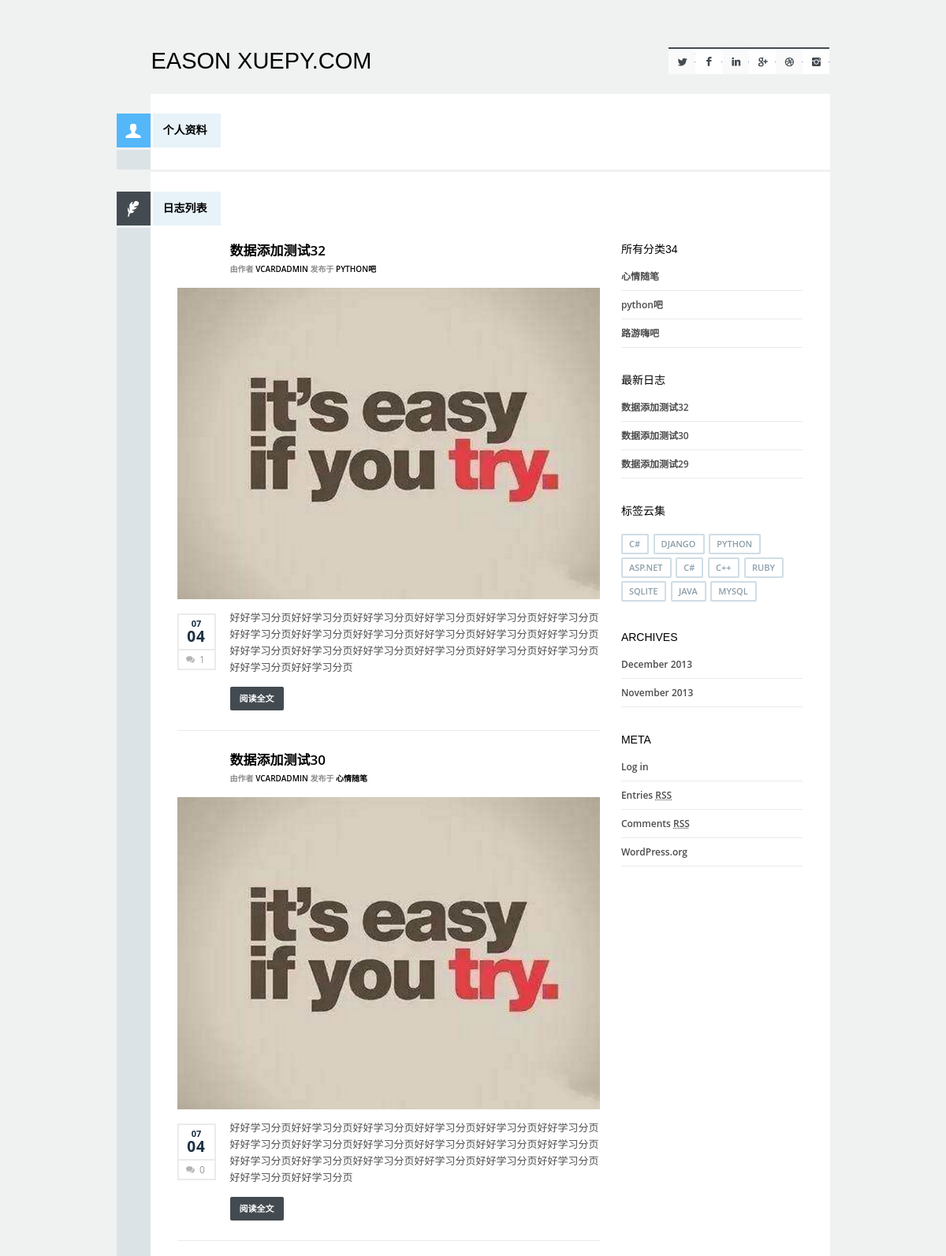
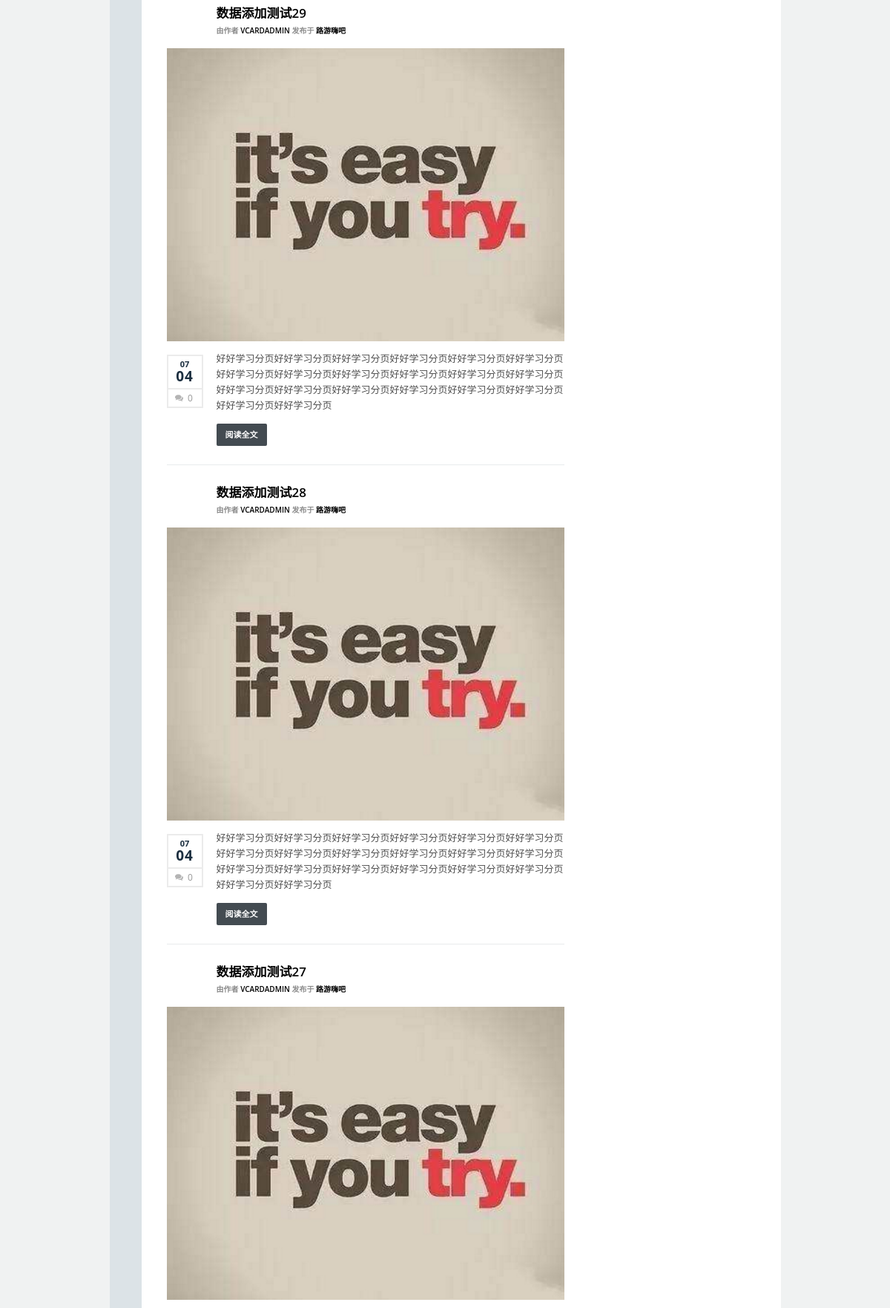
Screenshot of /blog/ (upper part) with the database file from the repository (2 pictures, top to bottom).
### blog/models.py (models this page shows, shortened)
class Post(models.Model):
    STATUS_CHOICES=(
        ('draft','草稿'),
        ('published','发布'),
    )
    title=models.CharField('文章标题',max_length=200)
    slug=models.SlugField('url缩写',max_length=100,unique_for_date='publish')
    category=models.ForeignKey(Category,related_name='blog_posts',null=True,on_delete=models.SET_NULL)
    author=models.ForeignKey(User,related_name='blog_posts',null=True,on_delete=models.SET_NULL)
    body=models.TextField('正文')
    image=models.ImageField('图片',null=True,blank=True,upload_to='uploads/')
    publish=models.DateTimeField('发布时间',default=timezone.now)
    created=models.DateTimeField('创建时间',auto_now_add=True)
    updated=models.DateTimeField('更新时间',auto_now=True)
    status=models.CharField('文章状态',choices=STATUS_CHOICES,default='draft',max_length=100)
    tags=TaggableManager()
    class Meta:
        ordering=['-publish']

class Category(models.Model):
    name=models.CharField('分类名',max_length=50)
    slug=models.SlugField('url缩写',max_length=100)
    description=models.TextField('备注说明',max_length=300,null=True)

### blog/views.py (the view)
# urls.py: path('',blog_list,name='blog_list'),
def blog_list(request,cslug=None):
    object_list=Post.objects.filter(status='published')
    if cslug:
        category=get_object_or_404(Category,slug=cslug)
        object_list=object_list.filter(category=category)
    paginator=Paginator(object_list,5)
    page=request.GET.get('page')
    try:
        posts=paginator.page(page)
    except PageNotAnInteger:
        posts=paginator.page(1)
    except EmptyPage:
        posts=paginator.page(paginator.num_pages)
    return render(request,'blog/blog-list.html',{'page':page,'posts':posts,'paginator':paginator})

### blog/templatetags/blog_tags.py (called while the page is built)
@register.simple_tag
def total_posts():
    return Post.objects.filter(status='published').count()

@register.inclusion_tag('blog/latest_posts.html')
def show_latest_posts(count=5):
    latest_posts=Post.objects.filter(status='published').order_by('-publish')[:count]
    return {'latest_posts':latest_posts}

@register.simple_tag
def get_all_categories():
    return Category.objects.all()

@register.simple_tag
def get_all_tags():
    return Tag.objects.all()

### templates/blog/blog-list.html (shortened to what this page needs)
{% extends "base.html" %}
{% load blog_tags %}
{% block content %}
<section id="profile" class="item">
        <h2 class="item-title"><a href="/"><span class="title">个人资料</span><span class="icon-user"></span></a></h2>
        <div class="item-border"><span></span></div>
    </section>
    <section id="blog" class="item">
        <h2 class="item-title"><a href="http://vcard.royalmasters.net/blog"><span class="title">日志列表</span> <span class="icon-blog"></span></a></h2>
        <div class="item-cont clearfix">
            <div class="col535 fl-left">
                {% for post  in posts %}
                <article class="entry-box">
                    <header class="entry-header">
                        <h2 class="post-title"><a href="{% url 'blog:blog_detail' post.slug %}">{{ post.title }}</a></h2>
                        <div class="post-info">
                            由作者 <a href="#" title="Posts by admin" rel="author">{{post.author }}</a> 发布于
                            <a href="#" title="View all posts in Creative" rel="category tag">{{post.category.name }}</a>
                        </div>
                    </header>
                    <div class="entry-content">
                        {% if post.image %}
                            <div class="entry-photo"><img src="/media/{{ post.image }}" alt="{{post.title}}" /></div>
                        {% endif %}
                        <div class="clearfix">
                            <div class="entry-data">
                                <span class="month">{{ post.publish|date:'m'}}</span>
                                <span class="day">{{ post.publish|date:'d' }}</span>
                                <a href="#" class="comments-link">{{ post.comments.count }}</a>
                            </div>
                            <div class="entry-text">
                                <div><p>{{ post.body|truncatewords:40|safe }}</p>
                                </div>
                            </div>
                        </div>
                    </div>
                    <footer><a class="entry-more btn" href="{% url 'blog:blog_detail' post.slug %}">阅读全文</a></footer>
                </article>
                {% endfor %}
            </div>
            <div class="col230 fl-right">
                <aside id="sidebar">
                    <div class="widget">
                        <h2>所有分类{% total_posts %}</h2>
                        {% get_all_categories as categories %}
                        <ul>
                            {% for c in categories  %}
                                <li><a href="{% url 'blog:blog_list_by_cslug' c.slug  %}" title="View all posts filed under Audio">{{c.name }}</a></li>
                            {% endfor %}
                        </ul>
                    </div>
                    {% show_latest_posts 3 %}
                    <div class="widget">
                        <h2>标签云集</h2>
                        {% get_all_tags as tags %}
                        <div class="tagcloud">
                            {% for tag in tags %}
                                <a href="{% url 'blog:blog_list_by_tag' %}?tag={{ tag }}" title="audio">{{tag }}</a>
                            {% endfor %}
                        </div>
                    </div>
                    <div class="widget">
                        <h2>Archives</h2>
                        <ul>
                            <li><a href="#">December 2013</a></li>
                            <li><a href="#">November 2013</a></li>
                        </ul>
                    </div>
                    <div class="widget">
                        <h2>Meta</h2>
                        <ul>
                            <li><a href="#">Log in</a></li>
                            <li><a href="#" title="Syndicate this site using RSS 2.0">Entries <abbr title="Really Simple Syndication">RSS</abbr></a></li>
                            <li><a href="#" title="The latest comments to all posts in RSS">Comments <abbr title="Really Simple Syndication">RSS</abbr></a></li>
                            <li><a href="#" title="Powered by WordPress, state-of-the-art semantic personal publishing platform.">WordPress.org</a></li>
                        </ul>
                    </div>
                </aside>
            </div>
        </div>
        <div class="item-border"><span></span></div>
    </section>
{% endblock content %}

### templates/base.html (shortened to what this page needs)
<!DOCTYPE html>
<html lang="zh">
<head>
        <link href="/static/js/fancybox/jquery.fancybox8cbb.css?v=2.1.5" rel="stylesheet" type="text/css" media="screen"/>
        <link href="/static/js/mediaelement/mediaelementplayer.css" rel="stylesheet"/>
        <link href="/static/css/settings_style.css" rel="stylesheet"/>
        <link href="/static/css/style-print.css" type="text/css" media="print" rel="stylesheet"/>
        <link href="/static/css/skin_style.css" rel="stylesheet"/>
        <link href="/static/style.css" rel="stylesheet"/>
        <link href="/static/css/color_cheme.css" rel="stylesheet"/>
        <link href="/static/css/responsive.css" rel="stylesheet"/>
    </head>
    <body class="bg_f0f2f2 color_53b7f9 light_skin">
        <div class="row-wrap wrapper light_skin">
            <div class="row-space">
                <header id="header" class="row noprint">
                    <h1 class="head-name">EASON XUEPY.COM</h1>
                    <div class="head-social">
                        <ul>
                            <li class="tw"><a href="https://twitter.com/" target="_blank">Twitter</a></li>
                            <li class="fb"><a href="https://www.facebook.com/" target="_blank">Facebook</a></li>
                            <li class="lnkd"><a href="https://www.linkedin.com/" target="_blank">Linkedin</a></li>
                            <li class="gplus"><a href="https://plus.google.com/" target="_blank">Google+</a></li>
                            <li class="drb"><a href="http://dribbble.com/" target="_blank">Dribble</a></li>
                            <li class="inst"><a href="http://instagram.com/" target="_blank">Instagram</a></li>
                        </ul>
                    </div>
                </header>
{% block content %}
{% endblock content %}
            </div>
        </div>
    </body>
</html>

### templates/blog/latest_posts.html
<div class="widget">
    <h2>最新日志</h2>
    <ul>
        {% for item in latest_posts %}
            <li><a href="{% url 'blog:blog_detail' item.slug %}">{{ item.title }}</a></li>
        {% endfor %}
    </ul>
</div>

### static/css/skin_style.css (style rules this page uses)
body.light_skin { color:#4a4a4a; }
.light_skin .head-social a { background-color:#fafafa; border-top:2px solid #434b51; }
.light_skin .head-social li:nth-child(even) a { background-color:#ffffff; }
.light_skin .head-social li.tw a { background-position:0px -2px; }
.light_skin .head-social li.fb a { background-position:-34px -2px; }
.light_skin .head-social li.lnkd a { background-position:-68px -2px; }
.light_skin .head-social li.gplus a { background-position:-102px -2px; }
.light_skin .head-social li.drb a { background-position:-136px -2px; }
.light_skin .head-social li.inst a { background-position:-170px -2px; }
.light_skin .item-border span, .light_skin #profile-brd > span > span { background-color:#dce3e7 }
.light_skin .item { background:#fff; }
.light_skin .post-title, .light_skin .post-title a { color:#000000; }
.light_skin .post-info { color:#8a8a8a; }
.light_skin .post-info span, .light_skin .post-info a { color:#000; }
.light_skin .entry-data, .light_skin .entry-data .comments-link { border-color:#ebebeb; }
.light_skin .entry-data .month, .light_skin .entry-data .day { color:#1c2f40; }
.light_skin .entry-text { color:#4f4f4f; }
.light_skin .entry-data .comments-link { background-position:9px 7px; }
.light_skin .entry-box { border-color:#E8EBED; }
.light_skin #sidebar .widget h2 { color:#000000; }
.light_skin #sidebar .widget ul li { border-bottom:1px solid #e8ebed; color:#4c4c4c; }
.light_skin .tagcloud a, .light_skin .post-tags a { color:#8C9DA8; border:2px solid #d0dde5; }

### static/css/color_cheme.css (style rules this page uses)
.bg_f0f2f2 .item-border span, .bg_f0f2f2 #profile-brd > span > span { background:#dce3e7; }
.bg_f0f2f2 { background:#f0f2f2; }
.color_53b7f9 .item-title [class^="icon-"], .color_53b7f9 .profile-data h4, .color_53b7f9 .icon-plus, .color_53b7f9 .skill-data .skill-percent-line, .color_53b7f9 .btn:hover { background-color:#53b7f9; }

### static/css/style-print.css (style rules this page uses)
.noprint { display:none; }

### rows the page displays
Post: title "数据添加测试32", author "VCARDADMIN", category.name "PYTHON吧", image (picture), publish "07", publish "04", comments.count "1", body "好好学习分页好好学习分页好好学习分页好好学习分页好好学习分页好好学习分页好好学习分页好好学习分页好好学习分页好好学习分页好好学习分页好好学习分页好好学习分页好好学习分页好好学习分页好好学习分页好好学习分页好好学习分页好好学习分页好好学习分页"
Post: title "数据添加测试30", author "VCARDADMIN", category.name "心情随笔", image (picture), publish "07", publish "04", comments.count "0", body "好好学习分页好好学习分页好好学习分页好好学习分页好好学习分页好好学习分页好好学习分页好好学习分页好好学习分页好好学习分页好好学习分页好好学习分页好好学习分页好好学习分页好好学习分页好好学习分页好好学习分页好好学习分页好好学习分页好好学习分页"
Post: title "数据添加测试29", author "VCARDADMIN", category.name "路游嗨吧", image (picture), publish "07", publish "04", comments.count "0", body "好好学习分页好好学习分页好好学习分页好好学习分页好好学习分页好好学习分页好好学习分页好好学习分页好好学习分页好好学习分页好好学习分页好好学习分页好好学习分页好好学习分页好好学习分页好好学习分页好好学习分页好好学习分页好好学习分页好好学习分页"
Post: title "数据添加测试28", author "VCARDADMIN", category.name "路游嗨吧", image (picture), publish "07", publish "04", comments.count "0", body "好好学习分页好好学习分页好好学习分页好好学习分页好好学习分页好好学习分页好好学习分页好好学习分页好好学习分页好好学习分页好好学习分页好好学习分页好好学习分页好好学习分页好好学习分页好好学习分页好好学习分页好好学习分页好好学习分页好好学习分页"
Post: title "数据添加测试27", author "VCARDADMIN", category.name "路游嗨吧", image (picture)
Category: name "心情随笔"
Category: name "python吧"
Category: name "路游嗨吧"
Tag: name "C#"
Tag: name "DJANGO"
Tag: name "PYTHON"
Tag: name "ASP.NET"
Tag: name "C#"
Tag: name "C++"
Tag: name "RUBY"
Tag: name "SQLITE"
Tag: name "JAVA"
Tag: name "MYSQL"
